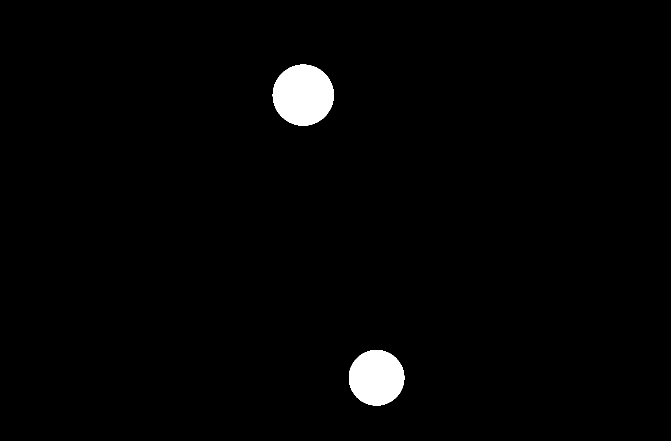
#> input picture data/processed/regions/gangetic_plains/gangetic_plains_protected_area_mask_utm44.tif, 1341 x 882 px, found by its file name (shown at 1/2 size)
$ python rebuild_real_gangetic_settlements_and_sacred.py
#> lines starting #> are read from the running program, lines starting #| are printed output that depends on the picture; after the words box and inside, x2 and y2 are one past the last pixel; in counts of white or black regions, pixels touching at a corner belong together
#!/usr/bin/env python3
"""
Rebuild Gangetic Plains (Barabanki-Ramsanehighat-Ayodhya, UTM Zone 44N)
settlement, building footprint, demographic, and sacred/heritage exclusion layers:

1. Sacred & Heritage Zero-Tolerance Exclusion Zones (mask=2 in Protected Area raster + sacredExclusion=true):
   - Shri Ram Janmabhoomi Mandir Complex & Ramkot Sacred Security Precinct (26.786..26.806 N, 82.182..82.208 E)
   - Guptar Ghat Heritage Precinct (26.792..26.802 N, 82.128..82.142 E)
   - Surya Kund Heritage Precinct (26.752..26.760 N, 82.202..82.212 E)
2. Real Municipal Towns & Rural Habitations across Barabanki - Ramsanehighat - Rudauli - Sohawal - Faizabad/Ayodhya:
   - Keeps southern/eastern NH-27 Ayodhya Bypass & default origin/destination tie-ins navigable.
3. Re-burns GeoTIFF rasters (90 m, EPSG:32644, 1341 x 882):
   - gangetic_plains_protected_area_mask_utm44.tif
   - gangetic_plains_settlement_exposure_utm44.tif
   - gangetic_plains_building_density_utm44.tif
   - gangetic_plains_population_density_utm44.tif
   And corresponding GeoJSON vector files:
   - gangetic_plains_settlement_boundaries.geojson
   - gangetic_plains_building_footprints.geojson
   - gangetic_plains_population_demographics.geojson
"""

import json
import math
from pathlib import Path
import numpy as np
from PIL import Image, TiffImagePlugin

WGS84_A = 6378137.0
WGS84_E2 = 0.0066943799901413165
UTM_K0 = 0.9996
ZONE = 44
EPSG = 32644
RES = 90.0
MIN_X = 506880.0
MAX_Y = 3012570.0
WIDTH = 1341
HEIGHT = 882


def wgs84_to_utm(lat_deg, lon_deg, zone=ZONE):
    lat = math.radians(lat_deg)
    lon = math.radians(lon_deg)
    lon0 = math.radians((zone - 1) * 6.0 - 180.0 + 3.0)
    ep2 = WGS84_E2 / (1.0 - WGS84_E2)
    sin_lat = math.sin(lat)
    cos_lat = math.cos(lat)
    tan_lat = math.tan(lat)
    n = WGS84_A / math.sqrt(1.0 - WGS84_E2 * sin_lat * sin_lat)
    t = tan_lat * tan_lat
    c = ep2 * cos_lat * cos_lat
    a = cos_lat * (lon - lon0)
    e4 = WGS84_E2 * WGS84_E2
    e6 = e4 * WGS84_E2
    m = WGS84_A * (
        (1.0 - WGS84_E2 / 4.0 - 3.0 * e4 / 64.0 - 5.0 * e6 / 256.0) * lat
        - (3.0 * WGS84_E2 / 8.0 + 3.0 * e4 / 32.0 + 45.0 * e6 / 1024.0) * math.sin(2.0 * lat)
        + (15.0 * e4 / 256.0 + 45.0 * e6 / 1024.0) * math.sin(4.0 * lat)
        - (35.0 * e6 / 3072.0) * math.sin(6.0 * lat)
    )
    x = UTM_K0 * n * (
        a
        + (1.0 - t + c) * (a ** 3) / 6.0
        + (5.0 - 18.0 * t + t * t + 72.0 * c - 58.0 * ep2) * (a ** 5) / 120.0
    ) + 500000.0
    y = UTM_K0 * (
        m
        + n * tan_lat * (
            a * a / 2.0
            + (5.0 - t + 9.0 * c + 4.0 * c * c) * (a ** 4) / 24.0
            + (61.0 - 58.0 * t + t * t + 600.0 * c - 330.0 * ep2) * (a ** 6) / 720.0
        )
    )
    return x, y


def save_geotiff_uint8(path, array_uint8, min_x=MIN_X, max_y=MAX_Y, res=RES, epsg_code=EPSG):
    path.parent.mkdir(parents=True, exist_ok=True)
    tiff_info = TiffImagePlugin.ImageFileDirectory_v2()
    tiff_info[33550] = (float(res), float(res), 0.0)
    tiff_info[33922] = (0.0, 0.0, 0.0, float(min_x), float(max_y), 0.0)
    tiff_info[34735] = (1, 1, 0, 3, 1024, 0, 1, 1, 1025, 0, 1, 1, 3072, 0, 1, int(epsg_code))
    tiff_info[42113] = "255"
    img = Image.fromarray(array_uint8.astype(np.uint8))
    img.save(path, format="TIFF", tiffinfo=tiff_info, compression="tiff_deflate")


def ellipse_ring_lonlat(clat, clon, rx_deg, ry_deg, n_pts=24):
    pts = []
    for i in range(n_pts):
        ang = 2.0 * math.pi * i / n_pts
        pts.append([round(clon + rx_deg * math.cos(ang), 6), round(clat + ry_deg * math.sin(ang), 6)])
    pts.append(pts[0])
    return pts


def box_ring_lonlat(min_lat, min_lon, max_lat, max_lon):
    return [
        [round(min_lon, 6), round(min_lat, 6)],
        [round(max_lon, 6), round(min_lat, 6)],
        [round(max_lon, 6), round(max_lat, 6)],
        [round(min_lon, 6), round(max_lat, 6)],
        [round(min_lon, 6), round(min_lat, 6)],
    ]


def burn_ring_bbox_max(raster, ring_lonlat, val, buffer_m=0.0):
    xs, ys = zip(*(wgs84_to_utm(lat, lon) for lon, lat in ring_lonlat[:-1]))
    cx = 0.5 * (min(xs) + max(xs))
    cy = 0.5 * (min(ys) + max(ys))
    rx = 0.5 * (max(xs) - min(xs)) + buffer_m
    ry = 0.5 * (max(ys) - min(ys)) + buffer_m
    c0 = max(0, int((cx - rx - MIN_X) / RES))
    c1 = min(WIDTH - 1, int((cx + rx - MIN_X) / RES))
    r0 = max(0, int((MAX_Y - (cy + ry)) / RES))
    r1 = min(HEIGHT - 1, int((MAX_Y - (cy - ry)) / RES))
    if len(ring_lonlat) == 5:
        # Axis-aligned rectangular precinct
        for rr in range(r0, r1 + 1):
            py = MAX_Y - (rr + 0.5) * RES
            if cy - ry <= py <= cy + ry:
                for cc in range(c0, c1 + 1):
                    px = MIN_X + (cc + 0.5) * RES
                    if cx - rx <= px <= cx + rx and raster[rr, cc] < val:
                        raster[rr, cc] = val
    else:
        for rr in range(r0, r1 + 1):
            py = MAX_Y - (rr + 0.5) * RES
            ny = (py - cy) / max(1.0, ry)
            for cc in range(c0, c1 + 1):
                px = MIN_X + (cc + 0.5) * RES
                nx = (px - cx) / max(1.0, rx)
                if nx * nx + ny * ny <= 1.0 and raster[rr, cc] < val:
                    raster[rr, cc] = val


def make_building_box(clat, clon, half_m=8.0):
    dlat = half_m / 111000.0
    dlon = half_m / (111000.0 * math.cos(math.radians(clat)))
    return box_ring_lonlat(clat - dlat, clon - dlon, clat + dlat, clon + dlon)


def main():
    out_dir = Path("data/processed/regions/gangetic_plains")

    # Preserve existing mask==1 ecological reserve pixels
    pa_path = out_dir / "gangetic_plains_protected_area_mask_utm44.tif"
    if pa_path.exists():
        pa_raster = np.array(Image.open(pa_path), dtype=np.uint8)
#> pa_raster is the input picture: shape (882, 1341); values 0 (black) and 1 (white), 1.8% white; 2 white regions, box (x1, y1, x2, y2) and area: (545, 129, 668, 251) 11735, (698, 700, 809, 811) 9696
        pa_raster[pa_raster >= 2] = 0  # rebuild mask==2 sacred/heritage cleanly
    else:
        pa_raster = np.zeros((HEIGHT, WIDTH), dtype=np.uint8)

    stl_raster = np.zeros((HEIGHT, WIDTH), dtype=np.uint8)
    bld_raster = np.zeros((HEIGHT, WIDTH), dtype=np.uint8)
    demo_raster = np.zeros((HEIGHT, WIDTH), dtype=np.uint8)

    settlement_specs = [
        # Sacred & Heritage Zero-Tolerance Exclusions (stay strictly north of NH-27 Ayodhya Bypass)
        {
            "id": "STL-GP-SAC-001",
            "name": "Shri Ram Janmabhoomi Mandir Complex & Ramkot Sacred Precinct",
            "class": "URBAN",
            "subtype": "SACRED_HERITAGE_TEMPLE_COMPLEX",
            "district": "Ayodhya",
            "sacred": True,
            "ring": box_ring_lonlat(26.7860, 82.1820, 26.8065, 82.2080),
            "clat": 26.7956,
            "clon": 82.1944,
            "area_ha": 588.0,
            "core_r": 1200.0,
            "dens_ha": 24.0,
            "dens_class": "INSTITUTIONAL_RELIGIOUS_COMPOUND_FOOTPRINT",
            "bld_code": 5,
            "stl_code": 4,
            "demo_code": 5,
            "pop": 68000,
            "urban": True,
            "vuln_tier": "MODERATE_VULNERABILITY",
            "svi": 0.62,
        },
        {
            "id": "STL-GP-SAC-002",
            "name": "Guptar Ghat Saryu Heritage Precinct",
            "class": "URBAN",
            "subtype": "SACRED_HERITAGE_GHAT_PRECINCT",
            "district": "Ayodhya",
            "sacred": True,
            "ring": box_ring_lonlat(26.7920, 82.1280, 26.8030, 82.1430),
            "clat": 26.7975,
            "clon": 82.1355,
            "area_ha": 182.0,
            "core_r": 650.0,
            "dens_ha": 16.0,
            "dens_class": "INSTITUTIONAL_RELIGIOUS_COMPOUND_FOOTPRINT",
            "bld_code": 5,
            "stl_code": 4,
            "demo_code": 4,
            "pop": 18500,
            "urban": True,
            "vuln_tier": "MODERATE_VULNERABILITY",
            "svi": 0.55,
        },
        {
            "id": "STL-GP-SAC-003",
            "name": "Surya Kund Darshan Nagar Heritage Precinct",
            "class": "URBAN",
            "subtype": "SACRED_HERITAGE_PRECINCT",
            "district": "Ayodhya",
            "sacred": True,
            "ring": box_ring_lonlat(26.7520, 82.2020, 26.7610, 82.2120),
            "clat": 26.7565,
            "clon": 82.2070,
            "area_ha": 98.0,
            "core_r": 450.0,
            "dens_ha": 14.0,
            "dens_class": "INSTITUTIONAL_RELIGIOUS_COMPOUND_FOOTPRINT",
            "bld_code": 5,
            "stl_code": 3,
            "demo_code": 4,
            "pop": 11200,
            "urban": False,
            "vuln_tier": "MODERATE_VULNERABILITY",
            "svi": 0.52,
        },
        # Major Urban Cores & Municipal Towns (leaving NH-27 Bypass outside URBAN_CORE)
        {
            "id": "STL-GP-URB-001",
            "name": "Ayodhya Dham Municipal Urban Core",
            "class": "URBAN",
            "subtype": "URBAN_MUNICIPAL_CORE",
            "district": "Ayodhya",
            "sacred": False,
            "ring": ellipse_ring_lonlat(26.7880, 82.1920, 0.019, 0.013),
            "clat": 26.7880,
            "clon": 82.1920,
            "area_ha": 540.0,
            "core_r": 1400.0,
            "dens_ha": 22.0,
            "dens_class": "HIGH_DENSITY_COMMERCIAL_URBAN_BUILTUP",
            "bld_code": 4,
            "stl_code": 4,
            "demo_code": 5,
            "pop": 115000,
            "urban": True,
            "vuln_tier": "MODERATE_VULNERABILITY",
            "svi": 0.58,
        },
        {
            "id": "STL-GP-URB-002",
            "name": "Faizabad Twin-City Urban Core",
            "class": "URBAN",
            "subtype": "URBAN_MUNICIPAL_CORPORATION",
            "district": "Ayodhya",
            "sacred": False,
            "ring": ellipse_ring_lonlat(26.7790, 82.1480, 0.022, 0.011),
            "clat": 26.7790,
            "clon": 82.1480,
            "area_ha": 620.0,
            "core_r": 1500.0,
            "dens_ha": 25.0,
            "dens_class": "HIGH_DENSITY_COMMERCIAL_URBAN_BUILTUP",
            "bld_code": 4,
            "stl_code": 4,
            "demo_code": 5,
            "pop": 165000,
            "urban": True,
            "vuln_tier": "LOW_VULNERABILITY",
            "svi": 0.44,
        },
        {
            "id": "STL-GP-URB-003",
            "name": "Barabanki Nawabganj Urban Core",
            "class": "URBAN",
            "subtype": "URBAN_DISTRICT_HEADQUARTERS",
            "district": "Barabanki",
            "sacred": False,
            "ring": ellipse_ring_lonlat(26.9310, 81.1930, 0.018, 0.012),
            "clat": 26.9310,
            "clon": 81.1930,
            "area_ha": 460.0,
            "core_r": 1300.0,
            "dens_ha": 21.0,
            "dens_class": "HIGH_DENSITY_COMMERCIAL_URBAN_BUILTUP",
            "bld_code": 4,
            "stl_code": 4,
            "demo_code": 5,
            "pop": 146000,
            "urban": True,
            "vuln_tier": "LOW_VULNERABILITY",
            "svi": 0.45,
        },
        {
            "id": "STL-GP-URB-004",
            "name": "Rudauli Municipal Town Core",
            "class": "URBAN",
            "subtype": "URBAN_MUNICIPAL_TOWN",
            "district": "Ayodhya",
            "sacred": False,
            "ring": ellipse_ring_lonlat(26.7530, 81.7500, 0.013, 0.010),
            "clat": 26.7530,
            "clon": 81.7500,
            "area_ha": 240.0,
            "core_r": 950.0,
            "dens_ha": 17.5,
            "dens_class": "HIGH_DENSITY_COMMERCIAL_URBAN_BUILTUP",
            "bld_code": 4,
            "stl_code": 4,
            "demo_code": 5,
            "pop": 58000,
            "urban": True,
            "vuln_tier": "MODERATE_VULNERABILITY",
            "svi": 0.54,
        },
        {
            "id": "STL-GP-URB-005",
            "name": "Ramsanehighat Tehsil Kasba Cluster",
            "class": "RURAL",
            "subtype": "SEMI_URBAN_TEHSIL_CENTER",
            "district": "Barabanki",
            "sacred": False,
            "ring": ellipse_ring_lonlat(26.7940, 81.5370, 0.010, 0.007),
            "clat": 26.7940,
            "clon": 81.5370,
            "area_ha": 140.0,
            "core_r": 700.0,
            "dens_ha": 13.5,
            "dens_class": "MEDIUM_DENSITY_VILLAGE_CLUSTER",
            "bld_code": 3,
            "stl_code": 3,
            "demo_code": 4,
            "pop": 44000,
            "urban": False,
            "vuln_tier": "MODERATE_VULNERABILITY",
            "svi": 0.56,
        },
        {
            "id": "STL-GANGETIC_PLAINS-001",
            "name": "Zaidpur Kasba Habitation",
            "class": "URBAN",
            "subtype": "URBAN_MUNICIPAL_TOWN",
            "district": "Barabanki",
            "sacred": False,
            "ring": ellipse_ring_lonlat(26.8620, 81.4600, 0.0063, 0.0052),
            "clat": 26.8620,
            "clon": 81.4600,
            "area_ha": 105.52,
            "core_r": 640.0,
            "dens_ha": 14.5,
            "dens_class": "HIGH_DENSITY_COMMERCIAL_URBAN_BUILTUP",
            "bld_code": 4,
            "stl_code": 4,
            "demo_code": 5,
            "pop": 34500,
            "urban": True,
            "vuln_tier": "MODERATE_VULNERABILITY",
            "svi": 0.56,
        },
        {
            "id": "STL-GANGETIC_PLAINS-002",
            "name": "Dariyabad Rural Cluster",
            "class": "RURAL",
            "subtype": "RURAL_ABADI_CLUSTER",
            "district": "Barabanki",
            "sacred": False,
            "ring": ellipse_ring_lonlat(26.8850, 81.5550, 0.0055, 0.0045),
            "clat": 26.8850,
            "clon": 81.5550,
            "area_ha": 82.0,
            "core_r": 510.0,
            "dens_ha": 10.5,
            "dens_class": "MEDIUM_DENSITY_VILLAGE_CLUSTER",
            "bld_code": 3,
            "stl_code": 3,
            "demo_code": 4,
            "pop": 14200,
            "urban": False,
            "vuln_tier": "MODERATE_VULNERABILITY",
            "svi": 0.58,
        },
        {
            "id": "STL-GANGETIC_PLAINS-003",
            "name": "Sohawal Dense Abadi Belt",
            "class": "RURAL",
            "subtype": "RURAL_ABADI_CLUSTER",
            "district": "Ayodhya",
            "sacred": False,
            "ring": ellipse_ring_lonlat(26.7690, 81.9820, 0.0060, 0.0045),
            "clat": 26.7690,
            "clon": 81.9820,
            "area_ha": 88.0,
            "core_r": 540.0,
            "dens_ha": 11.2,
            "dens_class": "MEDIUM_DENSITY_VILLAGE_CLUSTER",
            "bld_code": 3,
            "stl_code": 3,
            "demo_code": 4,
            "pop": 16400,
            "urban": False,
            "vuln_tier": "MODERATE_VULNERABILITY",
            "svi": 0.57,
        },
        {
            "id": "STL-GP-RUR-004",
            "name": "Safdarganj Highway Settlement",
            "class": "RURAL",
            "subtype": "RURAL_ABADI_CLUSTER",
            "district": "Barabanki",
            "sacred": False,
            "ring": ellipse_ring_lonlat(26.9060, 81.3650, 0.0050, 0.0040),
            "clat": 26.9060,
            "clon": 81.3650,
            "area_ha": 64.0,
            "core_r": 460.0,
            "dens_ha": 9.8,
            "dens_class": "MEDIUM_DENSITY_VILLAGE_CLUSTER",
            "bld_code": 3,
            "stl_code": 3,
            "demo_code": 4,
            "pop": 9800,
            "urban": False,
            "vuln_tier": "MODERATE_VULNERABILITY",
            "svi": 0.55,
        },
        {
            "id": "STL-GP-RUR-005",
            "name": "Bikapur Block Town",
            "class": "RURAL",
            "subtype": "RURAL_MARKET_SETTLEMENT",
            "district": "Ayodhya",
            "sacred": False,
            "ring": ellipse_ring_lonlat(26.6050, 82.1380, 0.0070, 0.0055),
            "clat": 26.6050,
            "clon": 82.1380,
            "area_ha": 118.0,
            "core_r": 620.0,
            "dens_ha": 12.0,
            "dens_class": "MEDIUM_DENSITY_VILLAGE_CLUSTER",
            "bld_code": 3,
            "stl_code": 3,
            "demo_code": 4,
            "pop": 21500,
            "urban": False,
            "vuln_tier": "MODERATE_VULNERABILITY",
            "svi": 0.59,
        },
    ]

    settlement_features = []
    building_features = []
    demographic_features = []
    bld_counter = 1

    for idx, spec in enumerate(settlement_specs, start=1):
        ring = spec["ring"]

        # 1. Burn Protected Area sacred mask=2 if sacredExclusion
        if spec["sacred"]:
            burn_ring_bbox_max(pa_raster, ring, 2, buffer_m=0.0)

        # 2. Burn settlement exposure buffers (OUTER=1 @ +500m, INNER=2 @ +220m, core)
        burn_ring_bbox_max(stl_raster, ring, 1, buffer_m=500.0)
        burn_ring_bbox_max(stl_raster, ring, 2, buffer_m=220.0)
        burn_ring_bbox_max(stl_raster, ring, spec["stl_code"], buffer_m=0.0)

        # 3. Burn building density & demographic rasters
        burn_ring_bbox_max(bld_raster, ring, 1, buffer_m=300.0)
        burn_ring_bbox_max(bld_raster, ring, spec["bld_code"], buffer_m=0.0)

        burn_ring_bbox_max(demo_raster, ring, max(1, spec["demo_code"] - 2), buffer_m=450.0)
        burn_ring_bbox_max(demo_raster, ring, max(2, spec["demo_code"] - 1), buffer_m=180.0)
        burn_ring_bbox_max(demo_raster, ring, spec["demo_code"], buffer_m=0.0)

        # Generate representative building footprints inside settlement
        b_types = (
            ["RELIGIOUS", "INSTITUTIONAL", "RELIGIOUS", "RESIDENTIAL", "COMMERCIAL"]
            if spec["sacred"]
            else ["COMMERCIAL", "RESIDENTIAL", "INSTITUTIONAL", "RESIDENTIAL", "RELIGIOUS"]
        )
        offsets = [
            (0.0, 0.0),
            (0.0018, 0.0018),
            (-0.0018, 0.0018),
            (0.0018, -0.0018),
            (-0.0018, -0.0018),
            (0.0032, 0.0),
            (-0.0032, 0.0),
            (0.0, 0.0032),
            (0.0, -0.0032),
            (0.0010, -0.0028),
        ]
        for b_i, (dlat, dlon) in enumerate(offsets):
            bt = b_types[b_i % len(b_types)]
            blat = round(spec["clat"] + dlat, 6)
            blon = round(spec["clon"] + dlon, 6)
            building_features.append({
                "type": "Feature",
                "properties": {
                    "buildingId": f"BLD-GANGETIC_PLAINS-{bld_counter:04d}",
                    "name": f"{spec['name']} {bt.title()} #{b_i + 1}",
                    "buildingType": bt,
                    "settlementId": spec["id"],
                    "settlementName": spec["name"],
                    "settlementClassification": spec["class"],
                    "district": spec["district"],
                    "footprintAreaSqMeters": 140.0 if bt in ("RELIGIOUS", "INSTITUTIONAL") else 110.0,
                    "floors": 2 if spec["urban"] else 1,
                    "structureMaterial": "RCC_PUCCA",
                    "equivalentRadiusMeters": 8.0,
                    "demolitionConflictWeightKmEq": 0.95 if bt == "RELIGIOUS" else (0.85 if bt == "INSTITUTIONAL" else 0.42),
                    "centroidLat": blat,
                    "centroidLon": blon,
                },
                "geometry": {"type": "Polygon", "coordinates": [make_building_box(blat, blon, half_m=8.0)]},
            })
            bld_counter += 1

        settlement_features.append({
            "type": "Feature",
            "properties": {
                "settlementId": spec["id"],
                "catalogRef": spec["id"],
                "name": spec["name"],
                "settlementClassification": spec["class"],
                "settlementSubtype": spec["subtype"],
                "district": spec["district"],
                "polygonAreaHectares": spec["area_ha"],
                "coreRadiusMeters": spec["core_r"],
                "builtUpDensityBuildingsPerHa": spec["dens_ha"],
                "builtUpDensityClass": spec["dens_class"],
                "mappedBuildingFootprintCount": len(offsets),
                "sacredExclusion": bool(spec["sacred"]),
                "centroidLat": spec["clat"],
                "centroidLon": spec["clon"],
            },
            "geometry": {"type": "Polygon", "coordinates": [ring]},
        })

        pop = spec["pop"]
        area_sqkm = max(0.2, spec["area_ha"] / 100.0)
        pop_density_sqkm = round(pop / area_sqkm, 1)
        demo_class_name = (
            "VERY_HIGH_URBAN_DENSITY_CORE" if spec["demo_code"] == 5 else "HIGH_DENSITY_POPULATION_CLUSTER"
        )
        demographic_features.append({
            "type": "Feature",
            "properties": {
                "tractId": f"TRACT-GP-{idx:03d}",
                "settlementId": spec["id"],
                "censusCode": f"CEN-44-{idx:04d}",
                "name": spec["name"],
                "settlementClassification": spec["class"],
                "district": spec["district"],
                "totalPopulation": pop,
                "ruralPopulation": 0 if spec["urban"] else pop,
                "urbanPopulation": pop if spec["urban"] else 0,
                "householdsCount": int(round(pop / 4.8)),
                "averageHouseholdSize": 4.8,
                "polygonAreaHectares": spec["area_ha"],
                "populationDensityPerSqKm": pop_density_sqkm,
                "populationDensityPerHectare": round(pop / spec["area_ha"], 2),
                "populationDensityClass": demo_class_name,
                "children0To14Share": 0.28,
                "workingAge15To59Share": 0.62,
                "elderly60PlusShare": 0.10,
                "vulnerableAgeDependencyRatio": 0.61,
                "scheduledTribeAndCastesShare": 0.24,
                "literacyRate": 0.80 if spec["urban"] else 0.72,
                "agriculturalAndPrimaryLivelihoodShare": 0.15 if spec["urban"] else 0.62,
                "socialVulnerabilityIndex": spec["svi"],
                "vulnerabilityTier": spec["vuln_tier"],
                "corePopulationShare": 0.70,
                "fringeDispersionRadiusMeters": spec["core_r"] * 1.4,
                "coreRadiusMeters": spec["core_r"],
                "mappedBuildingFootprintCount": len(offsets),
                "residentialBuildingCount": 6,
                "centroidLat": spec["clat"],
                "centroidLon": spec["clon"],
            },
            "geometry": {"type": "Polygon", "coordinates": [ring]},
        })
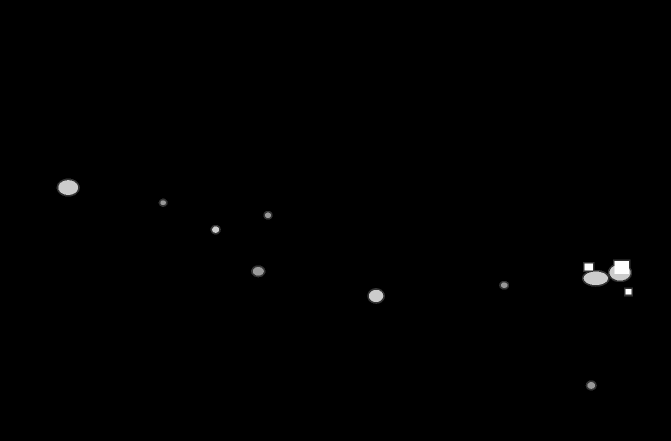
#> bld_raster: shape (882, 1341) (shown at 1/2 size); min 0, max 5, mean 0.0201; drawn with min black and max white
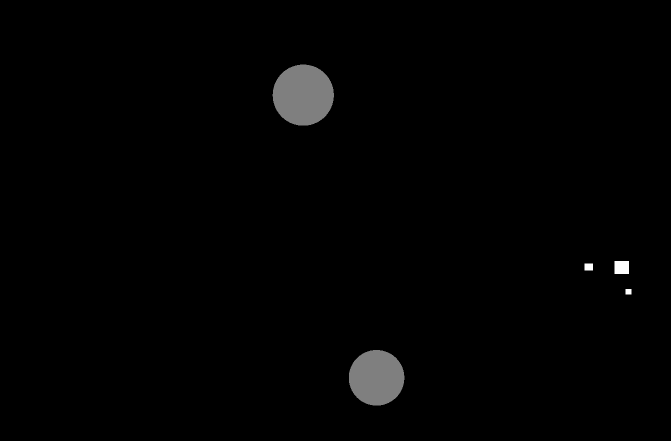
#> pa_raster: shape (882, 1341) (shown at 1/2 size); 0.1% of pixels changed, all inside (x1, y1, x2, y2) = (1169, 522, 1263, 589); drawn with min black and max white
#> after the loop, bld_counter = 131; building_features = 130 items; demographic_features = 13 items; settlement_features = 13 items
#> (the rest of the program and of its run is left out)
